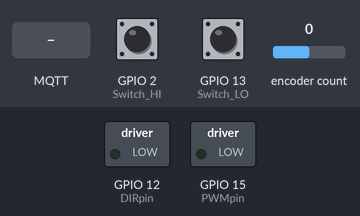
Bench run of a sketch on a simulated ESP8266 (NodeMCU). Parts: switched loads named in the sketch (green lamp = pin HIGH). The inputs (shaded band) are chosen by the test bench; at power-on: GPIO 13 (Switch_LO) HIGH, GPIO 2 (Switch_HI) HIGH, encoder count 0. WiFi joins after 1.5 s; servers stay silent unless stated; EEPROM starts erased; no MQTT or app messages arrive unless stated; what the sketch prints to the serial monitor is not drawn.

Above: at 3.2 s.
3.3 s: MQTT message "1" arrives on the first subscribed topic
At 4.5 s:
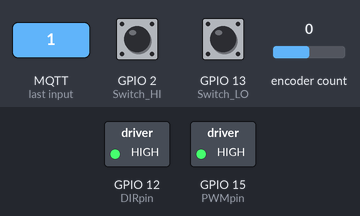
4.8 s: GPIO 13 (Switch_LO) pulled LOW for 0.15 s
At 5.8 s:
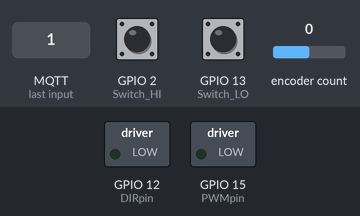
7.9 s: GPIO 2 (Switch_HI) pulled LOW for 0.15 s
At 9.1 s:
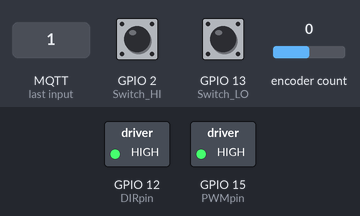
9.5 s: GPIO 13 (Switch_LO) pulled LOW for 1 s
At 10.5 s:
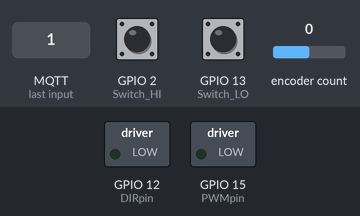
Timing chart, 0 to 12.5 s (numbered marks = the images above; inputs shaded):
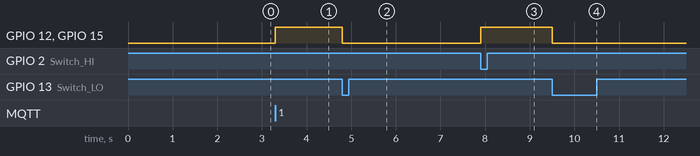

The sketch:

LS301-DLC-ESP-B.ino
```cpp
/*
MQTT client LIFT_SLIDE Motor Controller
r.young
8.29.2017
LS301-DLC-ESP-A
>--LS301-DLC-01 ----
DOOR 1(A) Status 2-3
*/
#include <Encoder.h>
#include <ESP8266WiFi.h>
#include <PubSubClient.h>
#include <Bounce2.h>
#include <EEPROM.h>

#define DEBUG 0
//#define ENCODER_OUTPUT 0
// Use this ON 157 7199 Only- Door 1(A) LS301-DCL-01 (5,4)
// Use this ON 157 1175 Onlt- Do0r 2(B)  LS301-DCL-02 (4,5)
Encoder encoder(4,5);// Need to be changed 5,4 to this for the 01 door??

const char* ssid = "MonkeyRanch";
const char* password = "12345678";
const char* mqtt_server = "192.168.10.92";

WiFiClient espClient;
PubSubClient client(espClient);
long lastMsg = 0;
char msg[50];
int value = 0;

int PWMpin = 15;
int DIRpin = 12;

int Switch_HI = 2;
int Switch_LO = 13;

byte MotorState= 0;  // 0=STOP; 1=RAISE ; 2=LOWER
long HI_LIMIT = 30000;
long LO_LIMIT = 0;

long newPosition;
long oldPosition;
byte newDoorPosition;
byte oldDoorPosition;

byte ButtonState_HI = HIGH;

const char* MQTT_CLIENT_ID = "LS301DLC-01";
const char* outTopic = "STATUS";
const char* inTopic = "DLIN";

//int relay_pin = 12;
int button_pin = 0;
bool relayState = LOW;

// Instantiate a Bounce object :
Bounce debouncer = Bounce();

void setup_wifi() {

  delay(10);
  // We start by connecting to a WiFi network
  #ifdef DEBUG
  Serial.println();
  Serial.print("Connecting to ");
  Serial.println(ssid);
  #endif
  WiFi.begin(ssid, password);

  while (WiFi.status() != WL_CONNECTED) {
    for(int i = 0; i<500; i++){
      delay(1);
    }
    #ifdef DEBUG
    Serial.print(".");
    #endif
  }
  #ifdef DEBUG
  Serial.println("");
  Serial.println("WiFi connected");
  Serial.println("IP address: ");
  Serial.println(WiFi.localIP());
  #endif
}

void callback(char* topic, byte* payload, unsigned int length) {
  #ifdef DEBUG
  Serial.print("Message arrived [");
  Serial.print(topic);
  Serial.print("] ");
  for (int i = 0; i < length; i++) {
    Serial.print((char)payload[i]);
  }
  Serial.println();
  #endif
  // Switch on the LED if an 1 was received as first character
  if ((char)payload[0] == '0') {
    MotorState = 0;  // Stop Motor
    #ifdef DEBUG
    Serial.println("Motor State -> 0");
    #endif

  } else if ((char)payload[0] == '1') {
    MotorState = 1;  // Raise Doors
    #ifdef DEBUG
    Serial.println("Motor State -> 1");
    #endif

  } else if ((char)payload[0] == '2') {
    MotorState = 2;  //Lower Doors
    #ifdef DEBUG
    Serial.print("Motor State -> 2 ");
    #endif

  }
}

void reconnect() {
  //Tag the MCU with the ESO8266 chip id
  // Loop until we're reconnected
  char CHIP_ID[8];
  String(ESP.getChipId()).toCharArray(CHIP_ID,8);

  while (!client.connected()) {
    #ifdef DEBUG
    Serial.print("Attempting MQTT connection...");
    #endif
    // Attempt to connect
    if (client.connect(CHIP_ID)) {
      #ifdef DEBUG
      Serial.println("connected");
      #endif
      // Once connected, publish an announcement...
      client.publish(outTopic, CHIP_ID );
      // ... and resubscribe
      client.subscribe(inTopic);
    } else {
      #ifdef DEBUG
      Serial.print("failed, rc=");
      Serial.print(client.state());
      Serial.println(" try again in 5 seconds");
      #endif
      // Wait 5 seconds before retrying
      for(int i = 0; i<5000; i++){

        delay(1);
      }
    }
  }
}


void OnPositionChanged(){
  // check for value change
   if(newDoorPosition != oldDoorPosition){
      if(newDoorPosition==1){
      client.publish(outTopic, "3");
      EEPROM.write(0,newDoorPosition);
      EEPROM.commit();
      #ifdef DEBUG
      Serial.println("-> Send 1");
      #endif
        }
      if(newDoorPosition==2){
        client.publish(outTopic, "4");
        EEPROM.write(0,newDoorPosition);
        EEPROM.commit();
        #ifdef DEBUG
        Serial.println("-> Send 2");
        #endif
        }

      oldDoorPosition = newDoorPosition;
   }
}

void setup() {

  EEPROM.begin(512);              // Begin eeprom to store on/off state
  pinMode(button_pin, INPUT);     // Initialize the relay pin as an output
  pinMode(13,OUTPUT);
  pinMode(12,OUTPUT);
  pinMode(PWMpin,OUTPUT);
  pinMode(DIRpin,OUTPUT);
  pinMode(Switch_HI, INPUT_PULLUP);
  pinMode(Switch_LO,INPUT_PULLUP);
  digitalWrite(PWMpin,LOW);
  newDoorPosition = EEPROM.read(0);

  delay(500);
  #ifdef DEBUG
  Serial.begin(115200);
  #endif
  setup_wifi();                   // Connect to wifi
  client.setServer(mqtt_server, 1883);
  client.setCallback(callback);
}

void loop() {

  if (!client.connected()) {
    reconnect();
  }
  client.loop();

  newPosition = encoder.read();
  if (newPosition != oldPosition) {
    oldPosition = newPosition;
    #ifdef ENCODER_OUTPUT
    Serial.println(newPosition);
    #endif
  }

/// ---------------------Switches----------------------------------------------------------
   if(digitalRead(Switch_HI)==LOW){MotorState=1; }
   if(digitalRead(Switch_LO)==LOW){MotorState=2; }
/// ---------------------------------------------------------------------------------------

/// ---------------------State Table-----------------------------------------
  if(newPosition < HI_LIMIT && MotorState==1){Raise();}
  if(newPosition >= HI_LIMIT && MotorState==1){
    newDoorPosition=1;//Door is Raised
    MotorState=0;

    }

  if(newPosition > LO_LIMIT && MotorState==2){Lower();}
  if(newPosition <= LO_LIMIT && MotorState==2){
    newDoorPosition=2;//Door us Lowered
    MotorState=0;

    }

  if(MotorState==0){Stop();}


///----------------------END-LOOP------------------------

   OnPositionChanged();
}

//------------------------------------------------
////////////////// Motor Functions /////////////////////
//------------------------------------------------

void Stop(){
  digitalWrite(DIRpin,LOW);
  digitalWrite(PWMpin, LOW);
}
void Raise(){
  digitalWrite(DIRpin,HIGH);
  digitalWrite(PWMpin, HIGH);
}
void Lower(){
  digitalWrite(DIRpin,LOW);
  digitalWrite(PWMpin, HIGH);
}
```

Measured:
- after the input at 3.3 s, GPIO 12 (DIRpin), GPIO 15 (PWMpin): LOW → HIGH at once
- after the input at 4.8 s, GPIO 12 (DIRpin), GPIO 15 (PWMpin): HIGH → LOW at once
- after the input at 7.9 s, GPIO 12 (DIRpin), GPIO 15 (PWMpin): LOW → HIGH at once
- after the input at 9.5 s, GPIO 12 (DIRpin), GPIO 15 (PWMpin): HIGH → LOW at once
